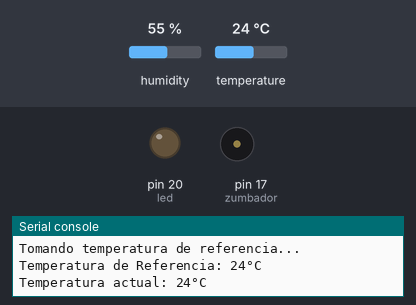
Bench run of a program on a simulated MicroPython board. Shown: output pins drawn as LEDs (lit = HIGH), buzzer (waves = sounding, pin HIGH), the last lines printed to the serial console. The inputs (shaded band) are chosen by the test bench; at power-on: temperature 24 °C, humidity 55 %.

Above: at 3.2 s.
3.3 s: temperature set to 26 °C
At 4.9 s:
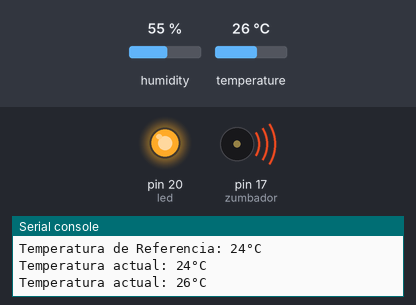
5.7 s: temperature set to 12 °C
At 7.2 s:
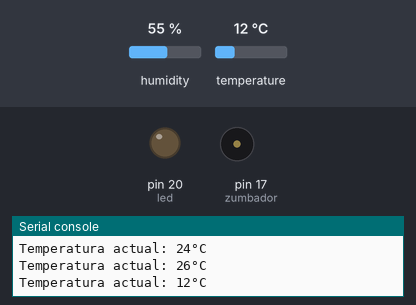
8.1 s: temperature set to 28 °C
At 10.8 s:
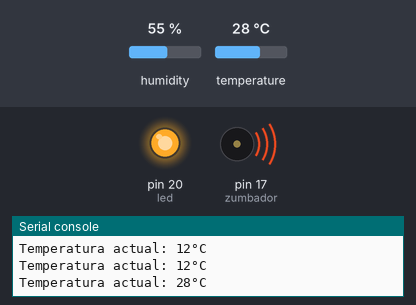
Timing chart, 0 to 12.3 s (numbered marks = the images above; inputs shaded):
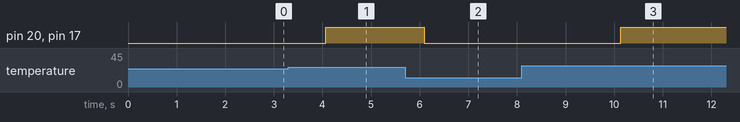

Measured:
- the behaviour switches between 24 and 25 °C on temperature (found by bisection; images 0 and 1)
- after the input at 3.3 s, pin 20 (led), pin 17 (zumbador): LOW → HIGH after 0.77 s
- after the input at 5.7 s, pin 20 (led), pin 17 (zumbador): HIGH → LOW after 0.39 s
- after the input at 8.1 s, pin 20 (led), pin 17 (zumbador): LOW → HIGH after 2.0 s

The program:

act8.py
```python
import dht
from machine import Pin
import time

# Configuración de pines según la Tabla 9-1
sensor = dht.DHT11(Pin(21))
led = Pin(20, Pin.OUT)
zumbador = Pin(17, Pin.OUT)

# Aseguramos que las alarmas inicien apagadas
led.value(0)
zumbador.value(0)

# Pausa inicial para permitir que el sensor DHT11 se estabilice
time.sleep(2)

print("Tomando temperatura de referencia...")
try:
    sensor.measure()
    temp_ref = sensor.temperature()
    print(f"Temperatura de Referencia: {temp_ref}°C")
except OSError as e:
    print("Error al leer el sensor DHT11 en el inicio.")
    temp_ref = 25 # Valor de respaldo en caso de error

while True:
    try:
        # Petición de lectura actual
        sensor.measure()
        temp_actual = sensor.temperature()
        print(f"Temperatura actual: {temp_actual}°C")

        # Lógica de control según la tabla 9-1
        if temp_actual >= (temp_ref + 1):
            # Condición de alarma activada
            led.value(1)
            zumbador.value(1)
        else:
            # Condición segura
            led.value(0)
            zumbador.value(0)

    except OSError as e:
        print("Error en la comunicación con el DHT11.")

    time.sleep(2) # Frecuencia de muestreo permitida para el DHT11
```
